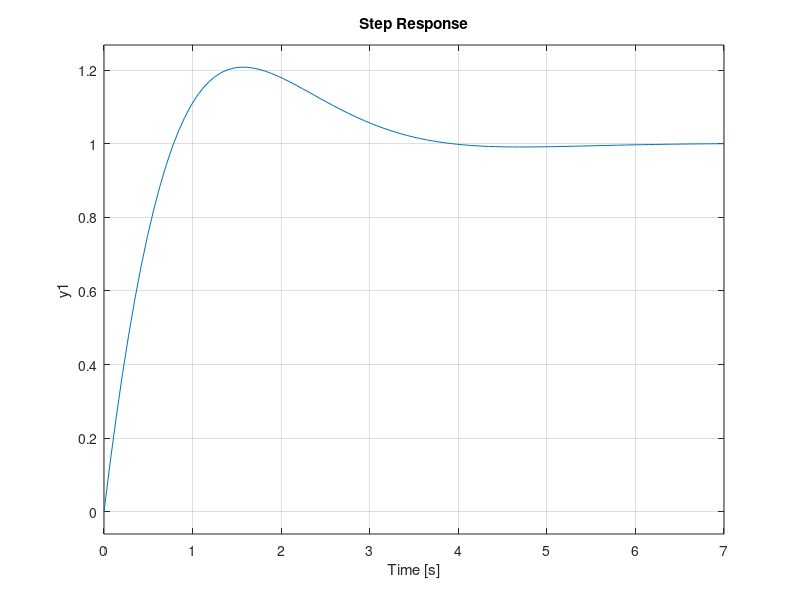

This figure's MATLAB source:
%% Car steering (lane change) - Routh-Hurwitz Control Design
% Car with front-wheel steering from Chapter 1. The input is the steering angle 
% phi and the output is the lateral position y of the front of the car. 
% Linearized around a straight path at constant speed v, the transfer function 
% is
% 
% $$G(s) = \frac{v (s + v/l)}{s^2}$$

clear all
close all

l = 1;              % wheelbase [m]
v = 1;              % forward speed [m/s]
s = tf('s');

G = v*(s + v/l)/s^2;
%% P controller
% With C(s) = K the characteristic equation is s^2 + K(s + 1) = 0, i.e.,
% 
% $$P(s) = s^2 + Ks + K$$
% 
%   s^2 | 1     K
%   s^1 | K     0
%   s^0 | K
% 
% Stable for any K > 0.
%% Driving in reverse
% In reverse (v = -1) the transfer function becomes G(s) = -(s - 1)/s^2, with 
% a zero in the RHP. With C(s) = K:
% 
% $$P(s) = s^2 - Ks + K$$
% 
%   s^2 | 1      K
%   s^1 | -K     0
%   s^0 | K
% 
% We would need -K > 0 and K > 0 at the same time: no K stabilizes the car in 
% reverse with a P controller.
%% 
% Back to forward driving. With K = 2 the closed loop poles are at -1 +/- j:

K = 2;
C = K;
pole(minreal(C*G/(1+C*G)))
step(minreal(C*G/(1+C*G)));
%% 
% To try this controller in CAR_Realtime_Demo, set
% 
%   C = 2;

[numC, denC] = tfdata(tf(C), 'v')
